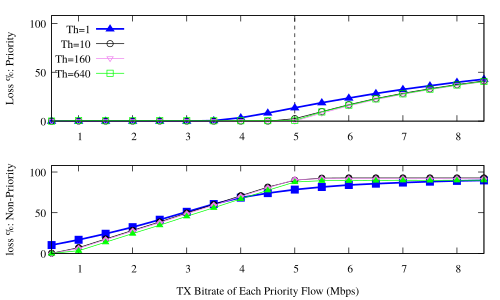

Write the gnuplot code that produced this figure.
#! xgp flow_pps.dat
# Created the Fri Dec  8 02:30:12 CET 2017 with:
#   ____________________________
#  /                            \
# /        xgp        __________/
# \__________________/.:nonsns:.
#
 
#-------------------------------------
# SHAPES:
# (c)ircle  (t)riangle (i)nv.tri.
#           (d)iamond  (s)quare
# FILLING:
# (f)illed  (o)paque  (e)mpty (default)
#-------------------------------------
   s=4  ; es=s  ; fs=s+1 ; os=s+66
   c=6  ; ec=c  ; fc=c+1 ; oc=os+1
   t=8  ; et=t  ; ft=t+1 ; ot=oc+1
   i=10 ; ei=i  ; fi=i+1 ; oi=ot+1
   d=12 ; ed=d  ; fd=d+1 ; od=oi+1
   p=14 ; ep=p  ; fp=p+1 ; op=od+1
#-------------------------------------
#  e.g.:  
#  empty circles vs filled squares
#  plot "file" u 1:3 w p pt ec, 
#           "" u 1:4 w lp pt fs
#-------------------------------------

#Happy gnuplotting

set out "loss_new_th.pdf"
#set out "delay_fifo.pdf"
set term pdf font "Times,12"
#set terminal X11 enhanced font "courier 10 pitch, 16" size 1200,1000

set pointsize 0.75

set key top left
#set ylabel "Per flow rate [pps]"
#set title "Priority Bandwidth reservation Output (21Mbps Input link and 10Mbps Output link)\nPriority Bandwidth Sharing\n10 Detnet Flows and 2 Other heavy flows\nExplicit Bandwidth Reservation for Detnet Flows (Flows send their bandwidth requirement) \n and the remaining availble bandwidth is fairly shared by other flows."
#set title "Fifo Queue Output (21Mbps Input link and 10Mbps Output link)\n10 Detnet Flows and 2 Other heavy flows"
set xlabel "TX Bitrate of Each Priority Flow (Mbps)"
set xtics 1
set xrange [0.5:8.5]
#set ytics 0.1
set boxwidth 0.1
set style fill pattern
#set style fill solid
#set ytics nomirror
#set y2tics
#set yrange [0:5]
#set y2range [0:6000]
set ylabel "Loss %: Priority"
#set y2label "Flow Weight"
#set format y "%.t^.10^%T"
#set ytics 200000
#set yran [1e3:]
#min(a,b)=a<b?a:b
#stats 	'flow_pps.dat'	every ::1 using 1 nooutput
#total=int(STATS_sum)
#print("Total Throughput")
#print(total)
#f(x)=total
#set yrange [0:1]
set ytics 50
set yrange [0:108]

#set label "(DetnetFlow)" at 0.8, -0.05
#set label "(DetnetFlow)" at 1.6, -0.05
#set label "(DetnetFlow)" at 4.6, -0.05

#set arrow 1 from 4,0.1 to 4,0.0
#set label "Zero loss" at 4,-0.02

#set arrow 2 from 5,0.1 to 5,0.0
#set label "Zero loss" at 5,-0.02 
#set logscale y 10

set arrow 1 from 5,0 to 5,108 nohead dt "-"
#set label "Zero loss" at 4,-0.02

set multiplot layout 2, 1 
unset xlabel

plot \
'<cat rx_bwresv_1_flow_3.dat'	u ($3)/1000:($12)*100 t 'Th=1' axes x1y1 with linespoints lw 2.5 pt ft lc rgb "blue",\
'<cat rx_bwresv_10_flow_3.dat'	u ($3)/1000:($12)*100 t 'Th=10' axes x1y1 with linespoints lw 1 pt ec lc rgb "black",\
'<cat rx_bwresv_160_flow_3.dat'	u ($3)/1000:($12)*100 t 'Th=160' axes x1y1 with linespoints lw 1 pt ei lc rgb "violet",\
'<cat rx_bwresv_640_flow_3.dat'	u ($3)/1000:($12)*100 t 'Th=640' axes x1y1 with linespoints lw 1 pt es lc rgb "green",\
#'<cat rx_bwresv_5_flow_3.dat'	u ($3)/1000:($12)*100 t '5' axes x1y1 with linespoints lw 1 pt fi lc rgb "brown",\
#'<cat rx_bwresv_160_flow_3.dat'	u ($3)/1000:($12)*100 t '160' axes x1y1 with linespoints lw 1 pt fi lc rgb "dark-blue"



unset ylabel
set ylabel "loss %: Non-Priority"
set xlabel "TX Bitrate of Each Priority Flow (Mbps)"
unset key
unset arrow

plot \
'<cat rx_bwresv_1_flow_1.dat'	u ($3)/1000:($12)*100 t '1' axes x1y1 with linespoints lw 2.5 pt fs lc rgb "blue",\
'<cat rx_bwresv_10_flow_1.dat'	u ($3)/1000:($12)*100 t '10' axes x1y1 with linespoints lw 1 pt fc lc rgb "black",\
'<cat rx_bwresv_160_flow_1.dat'	u ($3)/1000:($12)*100 t '160' axes x1y1 with linespoints lw 1 pt fd lc rgb "violet",\
'<cat rx_bwresv_640_flow_1.dat'	u ($3)/1000:($12)*100 t '640' axes x1y1 with linespoints lw 1 pt ft lc rgb "green",\
#'<cat rx_bwresv_5_flow_1.dat'	u ($3)/1000:($12)*100 t '5' axes x1y1 with linespoints lw 1 pt fi lc rgb "brown",\
#'<cat rx_bwresv_160_flow_1.dat'	u ($3)/1000:($12)*100 t '160' axes x1y1 with linespoints lw 1 pt fi lc rgb "dark-blue"


unset multiplot

#'<cat rx_bwresv_flow_1.dat'	u ($2)/1000:($11)*100 t 'loss Bwresv' axes x1y1 with linespoints lw 1.5 pt es lc rgb "blue",\
#'<cat rx_stresv_flow_1.dat'	u ($2)/1000:($11)*100 t 'loss STRESV' axes x1y1 with linespoints lw 1 pt ec lc rgb "black",\
#'<cat rx_fd_flow_1.dat'		u ($2)/1000:($11)*100 t 'loss FD' axes x1y1 with linespoints lw 1 pt et lc rgb "green",\
#'<cat rx_fifo_flow_1.dat'	u ($2)/1000:($11)*100 t 'loss FIFO' axes x1y1 with linespoints lw 1 pt ed lc rgb "violet"
#pause 0.5
#reread

#plot \
#'< cat exp_10flows_rx.dat'    u ($0+1)*10:($2)      t 'Rx Detnet-1'  axes x1y1 with #lp pt 4 lc rgb "blue",\
#'< cat exp_10flows_rx.dat'    u ($0+1)*10:($5)      t 'Rx Detnet-2'  axes x1y1 with line  #lp pt 7 lc rgb "blue",\
#'< cat exp_10flows_rx.dat'    u ($0+1)*10:($8)      t 'Rx Detnet-3'  axes x1y1 with lp pt 8 lc rgb "red",\
#'< cat exp_10flows_rx.dat'    u ($0+1)*10:($11)      t 'Rx Detnet-4'  axes x1y1 with lp pt 11 lc rgb "red"
#'< sort -rnk1 /home/vk/FAIRDROP_BW_MASTER/NETWORKING_FAIRDROP_BW_1.0/plots/flow_pps.dat'	u ($0+1):($1/1000000)   	t 'Networking Alpha-1.0'  axes x1y1 with lp pt 4 lc rgb "black",	\
#'< sort -rnk1 /home/vk/FAIRDROP_BW_MASTER/ACT_FAIRDROP_BW_1.0/plots/flow_pps.dat'    u ($0+1):($1/1000000)      t 'Act Alpha-1.0'  axes x1y1 with lp pt 4 lc rgb "blue",    \
#'< sort -rnk1 /home/vk/FAIRDROP_BW_MASTER/NETWORKING_FAIRDROP_BW_0.4/plots/flow_pps.dat'    u ($0+1):($1/1000000)       t 'Networking Alpha-0.4'  axes x1y1 with lp pt 6 lc rgb "black", \
#'< sort -rnk1 /home/vk/FAIRDROP_BW_MASTER/ACT_FAIRDROP_BW_0.4/plots/flow_pps.dat'    u ($0+1):($1/1000000)      t 'Act Alpha-0.4'  axes x1y1 with lp pt 6 lc rgb "blue",    \
#'< sort -rnk1 /home/vk/FAIRDROP_BW_MASTER/NETWORKING_FAIRDROP_BW_0.1/plots/flow_pps.dat'    u ($0+1):($1/1000000)       t 'Networking Alpha-0.1'  axes x1y1 with lp pt 8 lc rgb "black", \
#'< sort -rnk1 /home/vk/FAIRDROP_BW_MASTER/ACT_FAIRDROP_BW_0.1/plots/flow_pps.dat'    u ($0+1):($1/1000000)      t 'Act Alpha-0.1'  axes x1y1 with lp pt 8 lc rgb "blue",    \

#'/home/vk/NOFAIRDROP_BW_RESULTS/plots/flow_pps.dat'  u ($0+1):($1/1000000) t 'Taildrop'   axes x1y1 with boxes lc rgb "violet"

#'flow_pps.dat'  u ($0+1+0.25):(f($1)/1000000)           t 'Per Flow Throughput'  axes x1y1 with boxes
